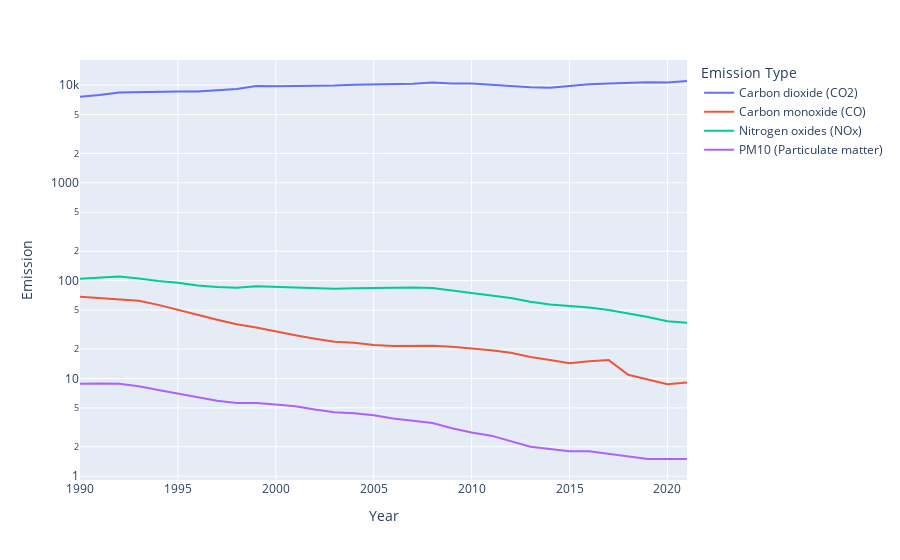

Notebook source saved alongside this figure:
### Code cell
px.line(car_data, x="Year", y="Emission", color="Emission Type", log_y=True)

### Figure 1 — Plotly figure (JSON) as saved in the notebook; plotly's stock layout.template omitted (floating-point values rounded to 4 significant figures)
{"data": [{"hovertemplate": "Emission Type=Carbon dioxide (CO2)<br>Year=%{x}<br>Emission=%{y}<extra></extra>", "legendgroup": "Carbon dioxide (CO2)", "line": {"color": "#636efa", "dash": "solid"}, "marker": {"symbol": "circle"}, "mode": "lines", "name": "Carbon dioxide (CO2)", "orientation": "v", "showlegend": true, "type": "scatter", "x": [1990, 1991, 1992, 1993, 1994, 1995, 1996, 1997, 1998, 1999, 2000, 2001, 2002, 2003, 2004, 2005, 2006, 2007, 2008, 2009, 2010, 2011, 2012, 2013, 2014, 2015, 2016, 2017, 2018, 2019, 2020, 2021], "xaxis": "x", "y": [7600, 7900, 8400, 8500, 8500, 8600, 8600, 8800, 9100, 9800, 9700, 9800, 9800, 9900, 10100, 10200, 10200, 10300, 10600, 10400, 10400, 10100, 9900, 9500, 9400, 9800, 10200, 10400, 10600, 10700, 10600, 11000], "yaxis": "y"}, {"hovertemplate": "Emission Type=Carbon monoxide (CO)<br>Year=%{x}<br>Emission=%{y}<extra></extra>", "legendgroup": "Carbon monoxide (CO)", "line": {"color": "#EF553B", "dash": "solid"}, "marker": {"symbol": "circle"}, "mode": "lines", "name": "Carbon monoxide (CO)", "orientation": "v", "showlegend": true, "type": "scatter", "x": [1990, 1991, 1992, 1993, 1994, 1995, 1996, 1997, 1998, 1999, 2000, 2001, 2002, 2003, 2004, 2005, 2006, 2007, 2008, 2009, 2010, 2011, 2012, 2013, 2014, 2015, 2016, 2017, 2018, 2019, 2020, 2021], "xaxis": "x", "y": [68.6, 66.2, 65, 62.3, 56.5, 50.7, 44.7, 39.8, 35.8, 33.2, 30.1, 27.7, 25.5, 23.7, 23.1, 22, 21.4, 21.5, 21.6, 21.1, 20.3, 19.4, 18.3, 16.6, 15.4, 14.3, 15, 15.4, 10.9, 9.7, 8.7, 9.1], "yaxis": "y"}, {"hovertemplate": "Emission Type=Nitrogen oxides (NOx)<br>Year=%{x}<br>Emission=%{y}<extra></extra>", "legendgroup": "Nitrogen oxides (NOx)", "line": {"color": "#00cc96", "dash": "solid"}, "marker": {"symbol": "circle"}, "mode": "lines", "name": "Nitrogen oxides (NOx)", "orientation": "v", "showlegend": true, "type": "scatter", "x": [1990, 1991, 1992, 1993, 1994, 1995, 1996, 1997, 1998, 1999, 2000, 2001, 2002, 2003, 2004, 2005, 2006, 2007, 2008, 2009, 2010, 2011, 2012, 2013, 2014, 2015, 2016, 2017, 2018, 2019, 2020, 2021], "xaxis": "x", "y": [104.6, 108.2, 110.1, 105.3, 98.9, 95.1, 89.3, 86.3, 84.5, 87.6, 86.4, 85.2, 83.6, 82.8, 83.5, 84.5, 84.3, 85.2, 84.2, 79.4, 75, 71.1, 66.5, 60.7, 56.9, 55, 53.1, 50.1, 46.2, 42.4, 38.4, 37], "yaxis": "y"}, {"hovertemplate": "Emission Type=PM10 (Particulate matter)<br>Year=%{x}<br>Emission=%{y}<extra></extra>", "legendgroup": "PM10 (Particulate matter)", "line": {"color": "#ab63fa", "dash": "solid"}, "marker": {"symbol": "circle"}, "mode": "lines", "name": "PM10 (Particulate matter)", "orientation": "v", "showlegend": true, "type": "scatter", "x": [1990, 1991, 1992, 1993, 1994, 1995, 1996, 1997, 1998, 1999, 2000, 2001, 2002, 2003, 2004, 2005, 2006, 2007, 2008, 2009, 2010, 2011, 2012, 2013, 2014, 2015, 2016, 2017, 2018, 2019, 2020, 2021], "xaxis": "x", "y": [8.8, 8.9, 8.8, 8.3, 7.6, 7, 6.4, 5.9, 5.6, 5.6, 5.4, 5.2, 4.8, 4.5, 4.4, 4.2, 3.9, 3.7, 3.5, 3.1, 2.8, 2.6, 2.3, 2, 1.9, 1.8, 1.8, 1.7, 1.6, 1.5, 1.5, 1.5], "yaxis": "y"}], "layout": {"autosize": true, "legend": {"title": {"text": "Emission Type"}, "tracegroupgap": 0}, "margin": {"t": 60}, "xaxis": {"anchor": "y", "autorange": true, "domain": [0, 1], "range": [1990, 2021], "title": {"text": "Year"}, "type": "linear"}, "yaxis": {"anchor": "x", "autorange": true, "domain": [0, 1], "range": [-0.03865, 4.256], "title": {"text": "Emission"}, "type": "log"}}}
